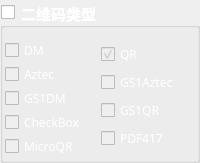
                       <widget class="QGroupBox" name="groupBox_2D">
                        <property name="font">
                         <font>
                          <family>微软雅黑</family>
                          <pointsize>11</pointsize>
                          <weight>75</weight>
                          <bold>true</bold>
                         </font>
                        </property>
                        <property name="styleSheet">
                         <string notr="true">color: rgb(255, 255, 255);</string>
                        </property>
                        <property name="title">
                         <string>二维码类型</string>
                        </property>
                        <property name="checkable">
                         <bool>true</bool>
                        </property>
                        <property name="checked">
                         <bool>false</bool>
                        </property>
                        <layout class="QGridLayout" name="gridLayout_10">
                         <property name="leftMargin">
                          <number>1</number>
                         </property>
                         <property name="topMargin">
                          <number>10</number>
                         </property>
                         <property name="rightMargin">
                          <number>1</number>
                         </property>
                         <property name="bottomMargin">
                          <number>1</number>
                         </property>
                         <property name="spacing">
                          <number>1</number>
                         </property>
                         <item row="0" column="0">
                          <layout class="QGridLayout" name="gridLayout_12" columnminimumwidth="1,1">
                           <property name="leftMargin">
                            <number>1</number>
                           </property>
                           <property name="topMargin">
                            <number>1</number>
                           </property>
                           <property name="rightMargin">
                            <number>1</number>
                           </property>
                           <property name="bottomMargin">
                            <number>1</number>
                           </property>
                           <property name="spacing">
                            <number>1</number>
                           </property>
                           <item row="0" column="0">
                            <layout class="QVBoxLayout" name="verticalLayout_22" stretch="1,1,1,1,1">
                             <item>
                              <widget class="QCheckBox" name="ckb_DM_Code2d">
                               <property name="font">
                                <font>
                                 <family>微软雅黑</family>
                                </font>
                               </property>
                               <property name="text">
                                <string>DM</string>
                               </property>
                               <property name="checked">
                                <bool>false</bool>
                               </property>
                              </widget>
                             </item>
                             <item>
                              <widget class="QCheckBox" name="ckb_Aztec_Code2d">
                               <property name="font">
                                <font>
                                 <family>微软雅黑</family>
                                </font>
                               </property>
                               <property name="text">
                                <string>Aztec</string>
                               </property>
                               <property name="checked">
                                <bool>false</bool>
                               </property>
                              </widget>
                             </item>
                             <item>
                              <widget class="QCheckBox" name="ckb_GS1DM_Code2d">
                               <property name="font">
                                <font>
                                 <family>微软雅黑</family>
                                </font>
                               </property>
                               <property name="text">
                                <string>GS1DM</string>
                               </property>
                               <property name="checked">
                                <bool>false</bool>
                               </property>
                              </widget>
                             </item>
                             <item>
                              <widget class="QCheckBox" name="checkBox">
                               <property name="font">
                                <font>
                                 <family>微软雅黑</family>
                                </font>
                               </property>
                               <property name="styleSheet">
                                <string notr="true">selection-background-color: rgb(255, 255, 255);</string>
                               </property>
                               <property name="text">
                                <string>CheckBox</string>
                               </property>
                              </widget>
                             </item>
                             <item>
                              <widget class="QCheckBox" name="ckb_MicroQR_Code2d">
                               <property name="font">
                                <font>
                                 <family>微软雅黑</family>
                                </font>
                               </property>
                               <property name="text">
                                <string>MicroQR</string>
                               </property>
                               <property name="checked">
                                <bool>false</bool>
                               </property>
                              </widget>
                             </item>
                            </layout>
                           </item>
                           <item row="0" column="1">
                            <layout class="QVBoxLayout" name="verticalLayout_23" stretch="1,1,1,1">
                             <item>
                              <widget class="QCheckBox" name="ckb_QR_Code2d">
                               <property name="font">
                                <font>
                                 <family>微软雅黑</family>
                                </font>
                               </property>
                               <property name="text">
                                <string>QR</string>
                               </property>
                               <property name="checked">
                                <bool>true</bool>
                               </property>
                              </widget>
                             </item>
                             <item>
                              <widget class="QCheckBox" name="ckb_GS1Aztec_Code2d">
                               <property name="font">
                                <font>
                                 <family>微软雅黑</family>
                                </font>
                               </property>
                               <property name="text">
                                <string>GS1Aztec</string>
                               </property>
                               <property name="checkable">
                                <bool>true</bool>
                               </property>
                               <property name="checked">
                                <bool>false</bool>
                               </property>
                              </widget>
                             </item>
                             <item>
                              <widget class="QCheckBox" name="ckb_GS1QR_Code2d">
                               <property name="font">
                                <font>
                                 <family>微软雅黑</family>
                                </font>
                               </property>
                               <property name="text">
                                <string>GS1QR</string>
                               </property>
                               <property name="checked">
                                <bool>false</bool>
                               </property>
                              </widget>
                             </item>
                             <item>
                              <widget class="QCheckBox" name="ckb_PDF417_Code2d">
                               <property name="font">
                                <font>
                                 <family>微软雅黑</family>
                                </font>
                               </property>
                               <property name="text">
                                <string>PDF417</string>
                               </property>
                               <property name="checked">
                                <bool>false</bool>
                               </property>
                              </widget>
                             </item>
                            </layout>
                           </item>
                          </layout>
                         </item>
                        </layout>
                       </widget>
